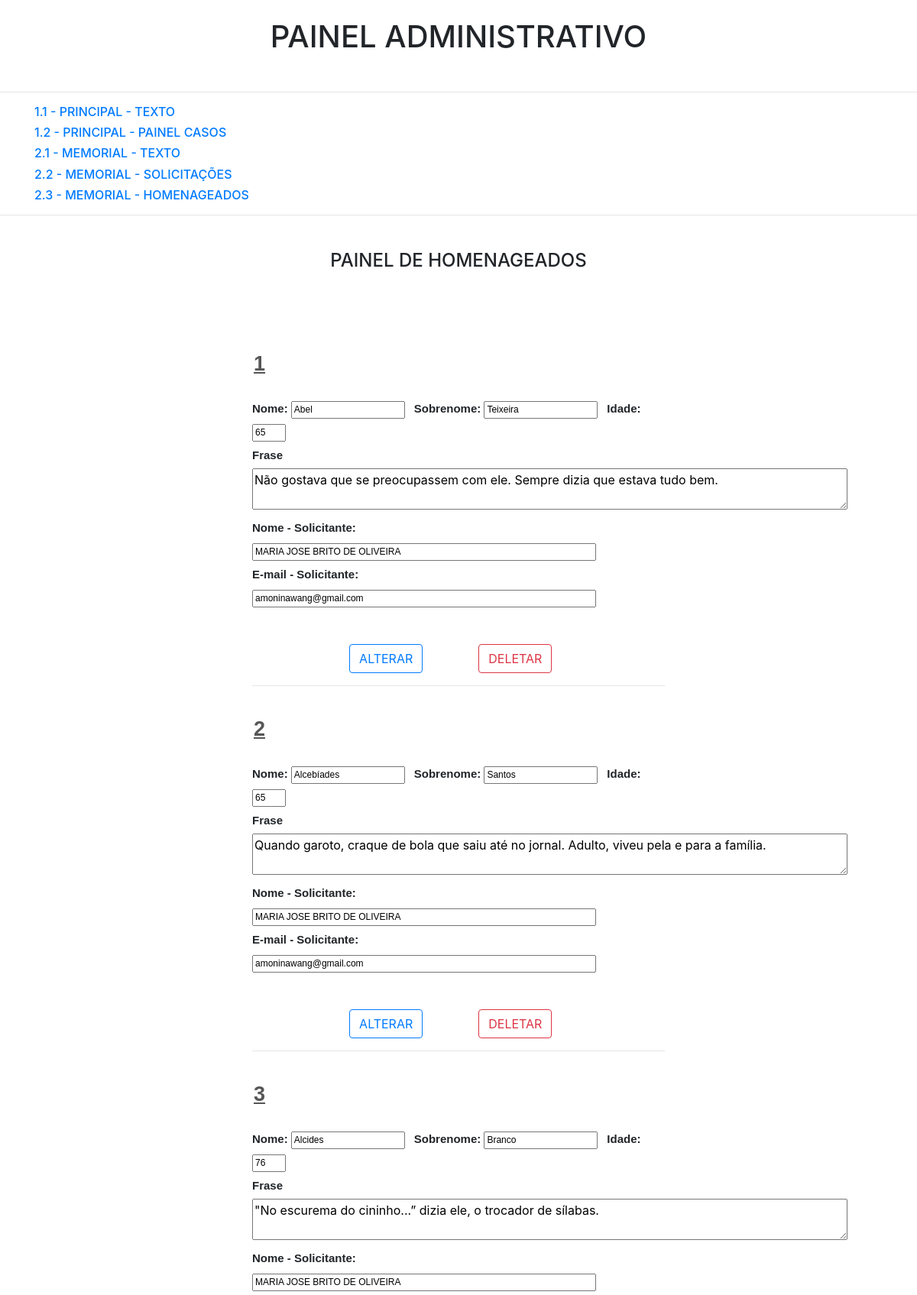
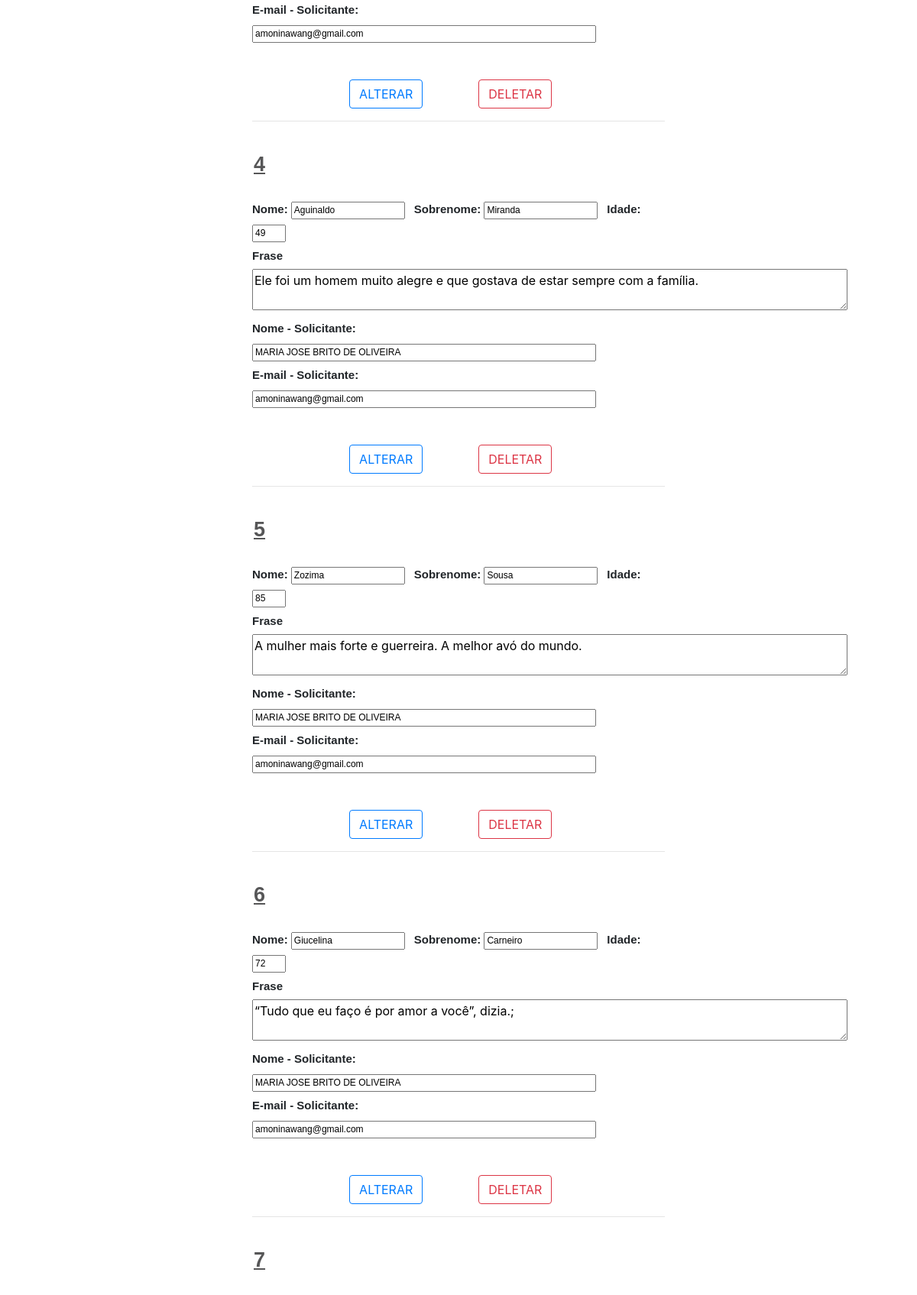
The page /admim/index.php?pg=homenConfig (upper part) on the database its author committed (2 pictures, top to bottom).
### tables this page shows
CREATE TABLE `memorial` (
  `nome_mem` varchar(30) DEFAULT NULL,
  `idade_mem` int(11) DEFAULT NULL,
  `frase_mem` text DEFAULT NULL,
  `email_solicitante` varchar(50) NOT NULL,
  `nome_solicitante` varchar(50) NOT NULL,
  `sobrenome_mem` varchar(30) NOT NULL,
  `1analise_2aceito` int(11) NOT NULL DEFAULT 1,
  `id_memorial` bigint(20) UNSIGNED NOT NULL
);

### admim/homenConfig.php (the view, shortened to what this page needs)
<hr>
<center> <h4> <br> PAINEL DE HOMENAGEADOS </h4> </center> <br><br><br><br>
<?php
    $query= mysqli_query($conexao,"SELECT * FROM memorial WHERE 1analise_2aceito=2 ORDER BY id_memorial");
    while ($tabela= mysqli_fetch_array($query)){
     $id_memorial= $tabela['id_memorial'];
     $nome= $tabela['nome_mem'];
     $sobrenome= $tabela['sobrenome_mem'];
     $idade= $tabela['idade_mem'];
     $frase= $tabela['frase_mem'];
     $nomeSolicitante= $tabela['nome_solicitante'];
     $emailSolicitante= $tabela['email_solicitante'];
?>
    <div class="container">
        <div class= "row">
            <div class="col-3">
            </div>
            <div class="col-6">
            <form action="?pg=controleHomen" method="post">
                <tr>
                 <input type="text"  readonly=“true” name="idmemorial" value="<?php echo $id_memorial ?>" size="5" style="box-shadow: 0 0 0 0; border: 0 none; outline: 0;  font: bold 27px arial; text-decoration: underline; color: rgba(31, 31, 32, 0.751);"> <br><br>
                    <p01>Nome: </p01>
                    <input type="text" name="nome" value="<?php echo $nome ?>" size="18"> &thinsp;
                    <p01>Sobrenome: </p01>
                    <input type="text" name="sobrenome" value="<?php echo $sobrenome ?>" size="18"> &thinsp;
                    <p01>Idade: </p01>
                    <input type="text" name="idade" value="<?php echo $idade ?>" size="3">
                    <br>
                    <p01>Frase </p01> <br>
                    <textarea name="frase" rows="2" cols="74" ><?php echo $frase ?></textarea>
                    <br>
                    <p01>Nome - Solicitante: </p01>
                    <input type="text" name="nomeS" value="<?php echo $nomeSolicitante ?>" size="61">
                    <br>
                    <p01>E-mail - Solicitante: </p01>
                    <input type="text" name="email" value="<?php echo $emailSolicitante ?>" size="61">
                    <br><br><br>
                    <center>
                    <p02> <button type="submit" value="Alterar" name="alterar"  class="btn btn-outline-primary">ALTERAR  </button> </p02>
                    <p02> <button type="submit" value="Deletar" name="deletar" class="btn btn-outline-danger">DELETAR  </button> </p02>
                    <br><hr><br>
                    </center>
                </tr>
            </form>
            </div>
            <div class="col-3">
            </div>
        </div>
    </div>
<?php } ?>

### admim/homenConfig.php (style rules this page uses)
p01 { font: bold 15px Arial; line-height: 35px; }
input { font: normal 12px Arial; line-height: 17px; }

### rows shown on the page
memorial: idmemorial "1", nome "Abel", sobrenome "Teixeira", idade "65", frase "Não gostava que se preocupassem com ele. Sempre dizia que estava tudo bem.", nomeS "MARIA JOSE BRITO DE OLIVEIRA", email "amoninawang@gmail.com"
memorial: idmemorial "2", nome "Alcebíades", sobrenome "Santos", idade "65", frase "Quando garoto, craque de bola que saiu até no jornal. Adulto, viveu pela e para a família.", nomeS "MARIA JOSE BRITO DE OLIVEIRA", email "amoninawang@gmail.com"
memorial: idmemorial "3", nome "Alcides", sobrenome "Branco", idade "76", frase "\"No escurema do cininho...” dizia ele, o trocador de sílabas.", nomeS "MARIA JOSE BRITO DE OLIVEIRA", email "amoninawang@gmail.com"
memorial: idmemorial "4", nome "Aguinaldo", sobrenome "Miranda", idade "49", frase "Ele foi um homem muito alegre e que gostava de estar sempre com a família.", nomeS "MARIA JOSE BRITO DE OLIVEIRA", email "amoninawang@gmail.com"
memorial: idmemorial "5", nome "Zozima", sobrenome "Sousa", idade "85", frase "A mulher mais forte e guerreira. A melhor avó do mundo.", nomeS "MARIA JOSE BRITO DE OLIVEIRA", email "amoninawang@gmail.com"
memorial: idmemorial "6", nome "Giucelina", sobrenome "Carneiro", idade "72", frase "“Tudo que eu faço é por amor a você”, dizia.;", nomeS "MARIA JOSE BRITO DE OLIVEIRA", email "amoninawang@gmail.com"
memorial: idmemorial "7"
